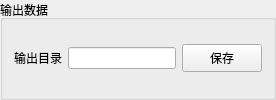
       <widget class="QGroupBox" name="groupBox_3">
        <property name="title">
         <string>输出数据</string>
        </property>
        <layout class="QGridLayout" name="gridLayout_56">
         <item row="0" column="0">
          <layout class="QHBoxLayout" name="horizontalLayout_8">
           <item>
            <widget class="QLabel" name="label_MatchDBPath">
             <property name="maximumSize">
              <size>
               <width>100</width>
               <height>16777215</height>
              </size>
             </property>
             <property name="text">
              <string>输出目录</string>
             </property>
            </widget>
           </item>
           <item>
            <widget class="QLineEdit" name="lineEdit_MatchDBSavePath">
             <property name="minimumSize">
              <size>
               <width>0</width>
               <height>0</height>
              </size>
             </property>
             <property name="toolTip">
              <string>&lt;html&gt;&lt;head/&gt;&lt;body&gt;&lt;p&gt;输出按图幅命名的融合匹配库，库中存放以图层命名的融合匹配记录表&lt;/p&gt;&lt;/body&gt;&lt;/html&gt;</string>
             </property>
             <property name="dragEnabled">
              <bool>true</bool>
             </property>
            </widget>
           </item>
           <item>
            <widget class="QPushButton" name="pushButton_Save">
             <property name="maximumSize">
              <size>
               <width>93</width>
               <height>28</height>
              </size>
             </property>
             <property name="text">
              <string>保存</string>
             </property>
            </widget>
           </item>
          </layout>
         </item>
        </layout>
       </widget>
